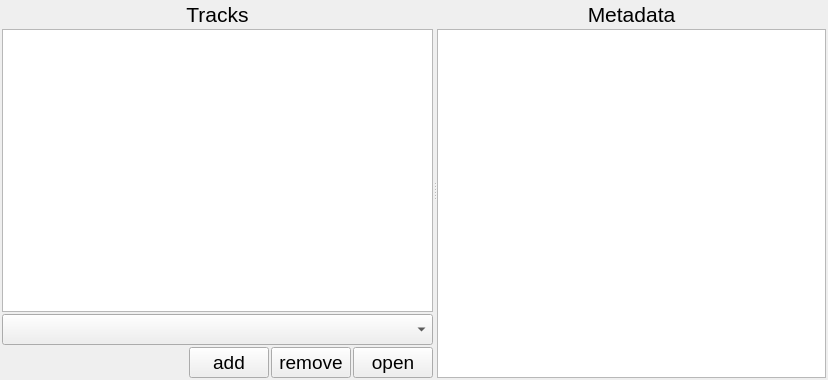
<?xml version="1.0" encoding="UTF-8"?>
<ui version="4.0">
 <class>TrackManager</class>
 <widget class="QWidget" name="TrackManager">
  <property name="geometry">
   <rect>
    <x>0</x>
    <y>0</y>
    <width>828</width>
    <height>380</height>
   </rect>
  </property>
  <property name="windowTitle">
   <string>Track Manager</string>
  </property>
  <layout class="QHBoxLayout" name="horizontalLayout">
   <property name="spacing">
    <number>0</number>
   </property>
   <property name="leftMargin">
    <number>0</number>
   </property>
   <property name="topMargin">
    <number>0</number>
   </property>
   <property name="rightMargin">
    <number>0</number>
   </property>
   <property name="bottomMargin">
    <number>0</number>
   </property>
   <item>
    <widget class="QSplitter" name="splitter">
     <property name="orientation">
      <enum>Qt::Orientation::Horizontal</enum>
     </property>
     <widget class="QWidget" name="layoutWidget">
      <layout class="QVBoxLayout" name="tracks_layout">
       <property name="spacing">
        <number>2</number>
       </property>
       <property name="leftMargin">
        <number>2</number>
       </property>
       <property name="topMargin">
        <number>2</number>
       </property>
       <property name="bottomMargin">
        <number>2</number>
       </property>
       <item>
        <widget class="QLabel" name="label">
         <property name="font">
          <font>
           <pointsize>16</pointsize>
          </font>
         </property>
         <property name="text">
          <string>Tracks</string>
         </property>
         <property name="alignment">
          <set>Qt::AlignmentFlag::AlignCenter</set>
         </property>
        </widget>
       </item>
       <item>
        <widget class="QListView" name="listView"/>
       </item>
       <item>
        <widget class="QWidget" name="device_widget" native="true">
         <layout class="QHBoxLayout" name="horizontalLayout_2">
          <property name="spacing">
           <number>0</number>
          </property>
          <property name="leftMargin">
           <number>0</number>
          </property>
          <property name="topMargin">
           <number>0</number>
          </property>
          <property name="rightMargin">
           <number>0</number>
          </property>
          <property name="bottomMargin">
           <number>0</number>
          </property>
          <item>
           <widget class="QSplitter" name="splitter_2">
            <property name="orientation">
             <enum>Qt::Orientation::Horizontal</enum>
            </property>
            <widget class="QComboBox" name="device_selection">
             <property name="baseSize">
              <size>
               <width>400</width>
               <height>0</height>
              </size>
             </property>
             <property name="font">
              <font>
               <pointsize>14</pointsize>
              </font>
             </property>
             <property name="placeholderText">
              <string>output device</string>
             </property>
            </widget>
           </widget>
          </item>
         </layout>
        </widget>
       </item>
       <item>
        <layout class="QHBoxLayout" name="buttons_layout">
         <item>
          <spacer name="horizontalSpacer">
           <property name="orientation">
            <enum>Qt::Orientation::Horizontal</enum>
           </property>
           <property name="sizeHint" stdset="0">
            <size>
             <width>40</width>
             <height>20</height>
            </size>
           </property>
          </spacer>
         </item>
         <item>
          <widget class="QPushButton" name="add_track_button">
           <property name="font">
            <font>
             <pointsize>14</pointsize>
            </font>
           </property>
           <property name="text">
            <string>add</string>
           </property>
          </widget>
         </item>
         <item>
          <widget class="QPushButton" name="remove_track_button">
           <property name="font">
            <font>
             <pointsize>14</pointsize>
            </font>
           </property>
           <property name="text">
            <string>remove</string>
           </property>
          </widget>
         </item>
         <item>
          <widget class="QPushButton" name="open_controller_button">
           <property name="font">
            <font>
             <pointsize>14</pointsize>
            </font>
           </property>
           <property name="text">
            <string>open</string>
           </property>
          </widget>
         </item>
        </layout>
       </item>
      </layout>
     </widget>
     <widget class="QWidget" name="layoutWidget">
      <layout class="QVBoxLayout" name="metadata_layout">
       <property name="spacing">
        <number>2</number>
       </property>
       <property name="topMargin">
        <number>2</number>
       </property>
       <property name="rightMargin">
        <number>2</number>
       </property>
       <property name="bottomMargin">
        <number>2</number>
       </property>
       <item>
        <widget class="QLabel" name="metadata_label">
         <property name="font">
          <font>
           <pointsize>16</pointsize>
          </font>
         </property>
         <property name="text">
          <string>Metadata</string>
         </property>
         <property name="alignment">
          <set>Qt::AlignmentFlag::AlignCenter</set>
         </property>
        </widget>
       </item>
       <item>
        <widget class="QTableView" name="metadata_table"/>
       </item>
      </layout>
     </widget>
    </widget>
   </item>
  </layout>
 </widget>
 <resources/>
 <connections/>
</ui>
